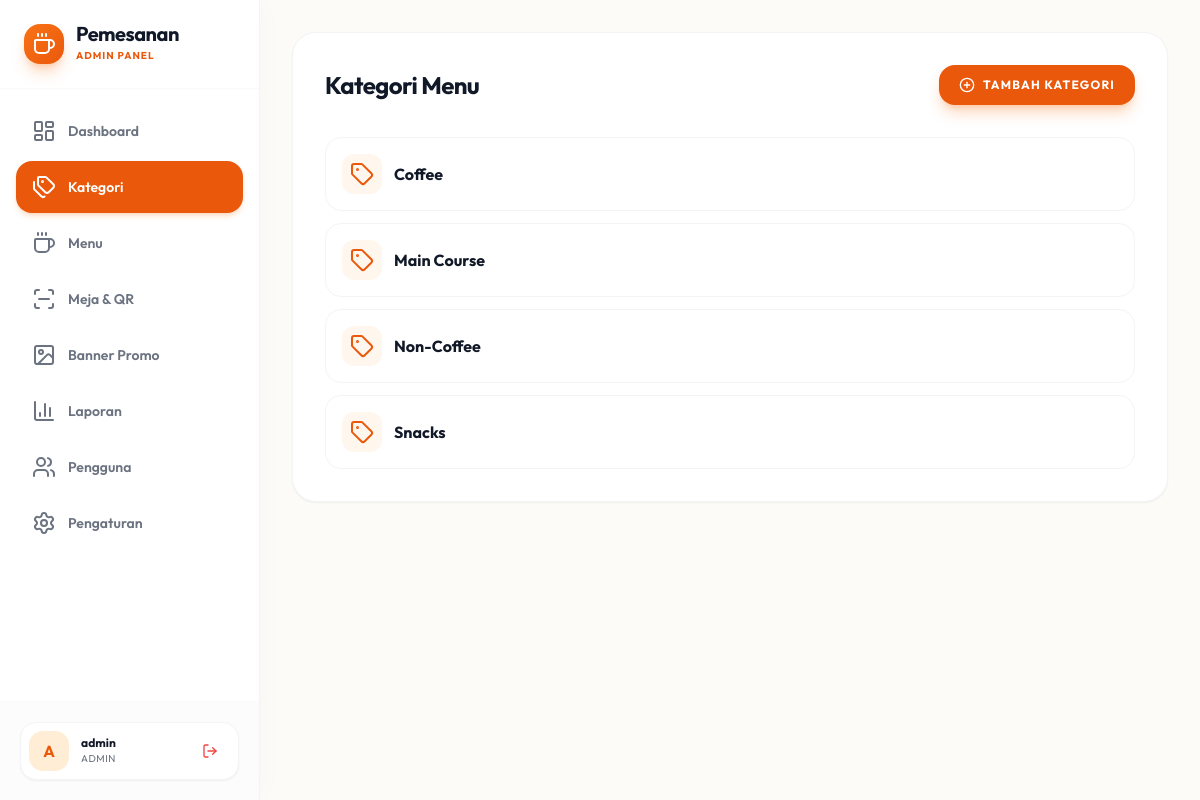
Screenshot of /admin/categories.php (signed in) with the database file from the repository.
### tables this page shows
CREATE TABLE IF NOT EXISTS categories (
    id INT AUTO_INCREMENT PRIMARY KEY,
    nama_kategori VARCHAR(50) NOT NULL UNIQUE,
    created_at TIMESTAMP DEFAULT CURRENT_TIMESTAMP
);

### admin/categories.php (the view, shortened to what this page needs)
<?php
require_once '../config/db.php';
$categories = $pdo->query("SELECT * FROM categories ORDER BY nama_kategori")->fetchAll();
?>
<?php
require_once 'layout_header.php';
?>
<div class="p-4 md:p-8">
    <div class="bg-white rounded-[24px] shadow-sm border border-gray-100 p-5 md:p-8">
        <div class="flex flex-col sm:flex-row sm:justify-between items-start sm:items-center gap-4 sm:gap-0 mb-6 md:mb-8">
            <h1 class="text-2xl font-bold tracking-tight text-gray-900">Kategori Menu</h1>
            <button onclick="openCategoryModal()" class="px-5 py-3 bg-brand-600 text-white rounded-2xl text-xs font-bold uppercase tracking-widest hover:bg-brand-700 transition-snappy shadow-lg shadow-brand-500/30 flex items-center gap-2">
                <i data-lucide="plus-circle" class="w-4 h-4"></i> Tambah Kategori
            </button>
        </div>
        <ul class="space-y-3">
            <?php foreach ($categories as $categoryItem): ?>
            <li class="flex justify-between items-center p-4 bg-white border border-gray-100 rounded-2xl hover:border-brand-200 transition-colors group">
                <div class="flex items-center gap-3">
                    <div class="w-10 h-10 rounded-xl bg-brand-50 flex items-center justify-center">
                        <i data-lucide="tag" class="w-4.5 h-4.5 text-brand-600"></i>
                    </div>
                    <span class="font-bold text-gray-900"><?= htmlspecialchars($categoryItem['nama_kategori']) ?></span>
                </div>
            </li>
            <?php endforeach; ?>
        </ul>
    </div>
</div>
<?php require_once 'layout_footer.php'; ?>

### assets/css/style.css (style rules this page uses)
:root { --bg-primary: #FDFBF7; --bg-secondary: #FFFFFF; --text-primary: #1F2937; --text-secondary: #6B7280; --border-color: #F3F4F6; --accent-color: #EA580C; --accent-light: #FFF7ED; --accent-dark: #C2410C; --cubic-spring: cubic-bezier(0.34, 1.56, 0.64, 1); --cubic-snappy: cubic-bezier(0.16, 1, 0.3, 1); }
body { font-family: 'Outfit', -apple-system, BlinkMacSystemFont, "Segoe UI", Roboto, Helvetica, Arial, sans-serif; background-color: var(--bg-primary); color: var(--text-primary); -webkit-font-smoothing: antialiased; -moz-osx-font-smoothing: grayscale; }
h1, h2, h3, h4, h5, h6 { letter-spacing: -0.02em; text-wrap: balance; color: #111827; }
.transition-snappy { transition: all 400ms var(--cubic-snappy); }

### rows the page displays
categories: nama_kategori "Coffee"
categories: nama_kategori "Main Course"
categories: nama_kategori "Non-Coffee"
categories: nama_kategori "Snacks"

### other values shown
substr($_SESSION['username'], 0, 1) "A"
$_SESSION['username'] "admin"
